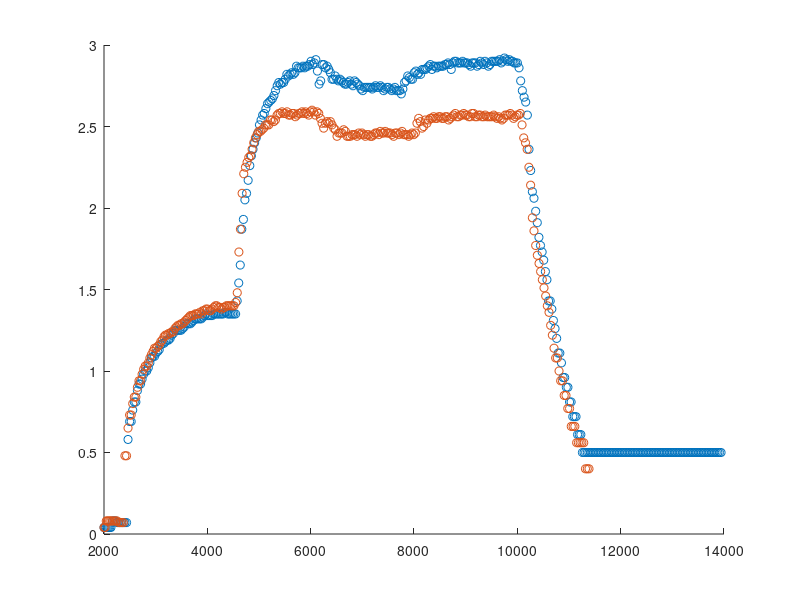

Reproduce this figure in MATLAB.
close all;
clear all;
clear home;
clc;

Step1 = csvread('noP1.csv');
Step2 = csvread('noP2.csv');
PureP1 = csvread('pureP1.csv');
PureP2 = csvread('pureP2.csv');
PwithFF1 = csvread('PwithFF1.csv');
PwithFF2 = csvread('PwithFF2.csv');
%Ptest = csvread('Ptest.csv'); Yesterday = to fast
% = csvread('noP1.csv');
%data1 = csvread('noP1.csv');

scatter(Step1(:,6),Step1(:,4));
hold;
%scatter(Step2(:,6),Step2(:,4));
%hold
%scatter(PureP1(:,6),PureP1(:,4));
%hold;
%scatter(PureP2(:,6),PureP2(:,4));
%hold
scatter(PwithFF1(:,6),PwithFF1(:,4));
%hold;
%scatter(PwithFF2(:,6),PwithFF2(:,4));
